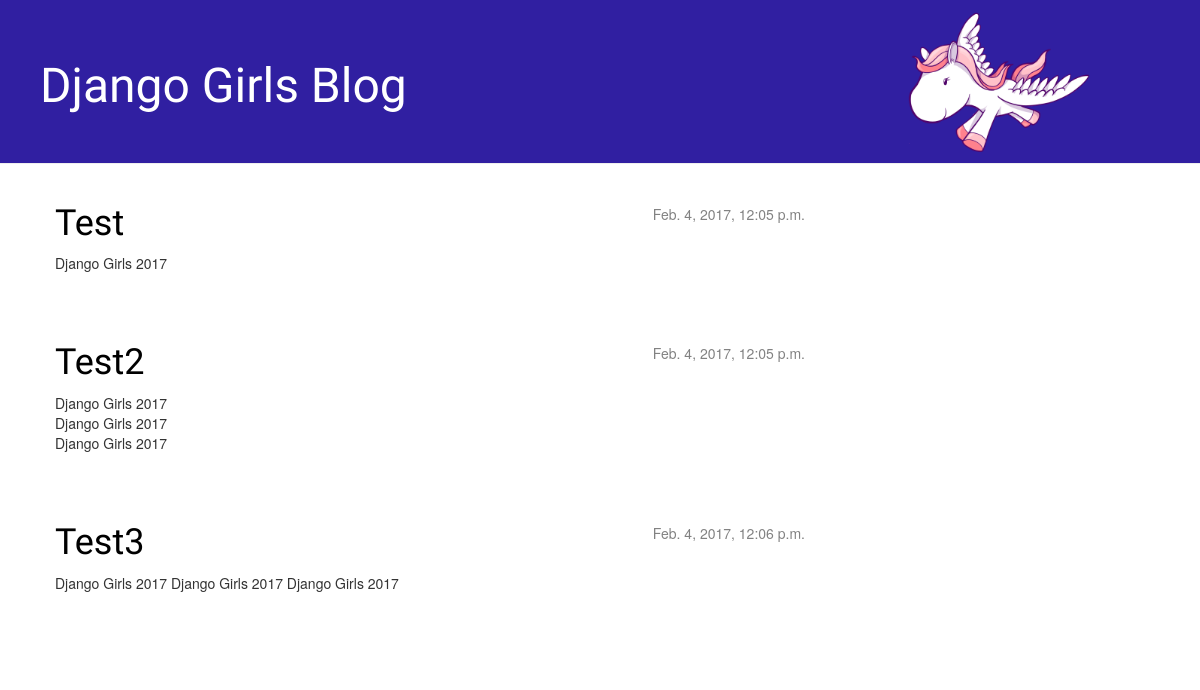
The app's page /, older data.
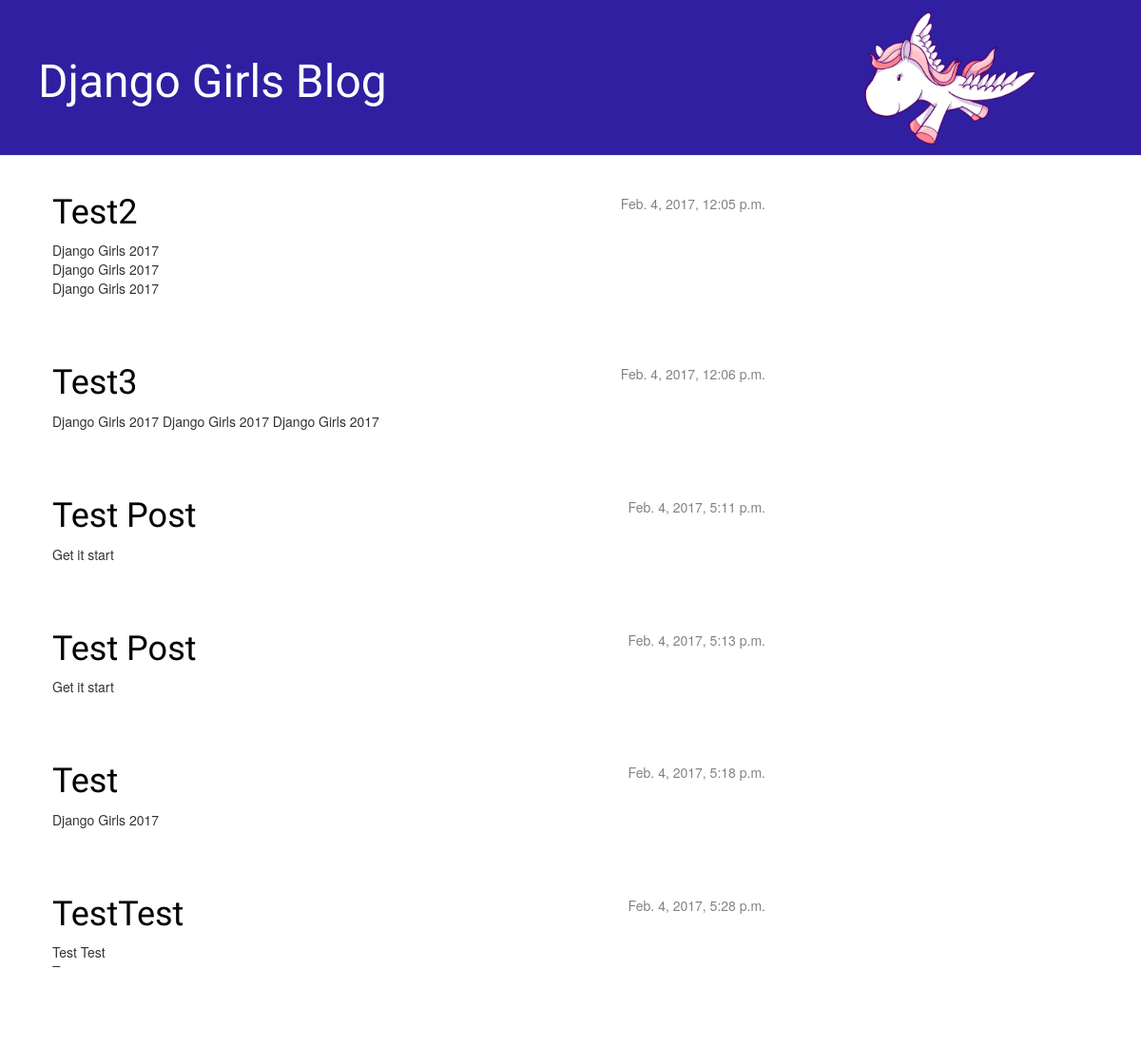
The same page, newer data.
### blog/models.py (models this page shows, shortened)
class Post(models.Model):
    author = models.ForeignKey('auth.User')
    title = models.CharField(max_length=200)
    text = models.TextField()
    created_date = models.DateTimeField(
            default=timezone.now)
    published_date = models.DateTimeField(
            blank=True, null=True)

### blog/views.py (the view)
# urls.py: url(r'^$', views.post_list, name='post_list'),
def post_list(request):
    posts = Post.objects.filter(published_date__lte=timezone.now()).order_by('published_date')
    return render(request, 'blog/post_list.html', {'posts': posts})

### blog/templates/blog/post_list.html
    {% extends 'blog/base.html' %}
    {% load staticfiles %}
{% block content %}
    {% for post in posts %}
        <div class="post">
            <div class="date">
                {{ post.published_date }}
            </div>
            <h1><a href="{% url 'post_detail' pk=post.pk %}">{{ post.title }}</a></h1>
            <p>{{ post.text|linebreaksbr }}</p>
        </div>
    {% endfor %}
{% endblock content %}

### blog/templates/blog/base.html (shortened to what this page needs)
    {% load staticfiles %}
<html>
    <head>
    	<link rel="stylesheet" href="//maxcdn.bootstrapcdn.com/bootstrap/3.2.0/css/bootstrap.min.css">
    	<link rel="stylesheet" href="//maxcdn.bootstrapcdn.com/bootstrap/3.2.0/css/bootstrap-theme.min.css">
    	<link rel="stylesheet" href="{% static 'css/blog.css' %}">
    </head>
    <body>
    	<div class="page-header">
        	<h1><a href="/">Django Girls Blog</a></h1>
        	<img src="/static/img/pony.png">
    	</div>
        <div class="content container">
            <div class="row">
                <div class="col-md-8">
                {% block content %}
                {% endblock %}
                </div>
            </div>
        </div>
</html>

### blog/static/css/blog.css (style rules this page uses)
.page-header { background-color: #301FA1; margin-top: 0; padding: 40px 40px 40px 40px; }
.page-header h1, .page-header h1 a, .page-header h1 a:visited, .page-header h1 a:active { color: #ffffff; font-size: 36pt; text-decoration: none; }
.content { margin-left: 40px; }
h1, h2, h3, h4 { font-family: 'Lobster', cursive; }
.date { float: right; color: #828282; }
.post { margin-bottom: 70px; }
.post h1 a, .post h1 a:visited { color: #000000; }
.page-header img { float: right; height: 150px; margin-top: -115px; margin-right: 70px; }

Row changes from the older to the newer data that the page shows:
added Post: published_date "Feb. 4, 2017, 5:11 p.m.", title "Test Post", text "Get it start"
added Post: published_date "Feb. 4, 2017, 5:13 p.m.", title "Test Post", text "Get it start"
changed Post "Test": published_date "Feb. 4, 2017, 12:05 p.m." → "Feb. 4, 2017, 5:18 p.m."; moves down the list
added Post: published_date "Feb. 4, 2017, 5:28 p.m.", title "TestTest", text "Test Test Test"
